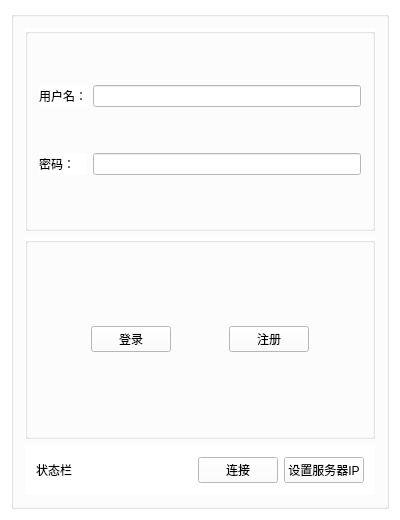
<?xml version="1.0" encoding="UTF-8"?>
<ui version="4.0">
 <class>LoginClass</class>
 <widget class="QWidget" name="LoginClass">
  <property name="geometry">
   <rect>
    <x>0</x>
    <y>0</y>
    <width>400</width>
    <height>520</height>
   </rect>
  </property>
  <property name="windowTitle">
   <string>登录界面</string>
  </property>
  <property name="windowIcon">
   <iconset resource="res.qrc">
    <normaloff>:/resource/loginIcon.png</normaloff>:/resource/loginIcon.png</iconset>
  </property>
  <property name="styleSheet">
   <string notr="true">background-color: rgb(255, 255, 255);</string>
  </property>
  <layout class="QHBoxLayout" name="horizontalLayout_2">
   <item>
    <widget class="QGroupBox" name="groupBox_2">
     <property name="title">
      <string/>
     </property>
     <layout class="QVBoxLayout" name="verticalLayout">
      <item>
       <widget class="QGroupBox" name="groupBox_3">
        <property name="title">
         <string/>
        </property>
        <layout class="QGridLayout" name="gridLayout">
         <item row="0" column="0">
          <widget class="QLabel" name="label">
           <property name="text">
            <string>用户名：</string>
           </property>
          </widget>
         </item>
         <item row="2" column="0">
          <widget class="QLabel" name="label_2">
           <property name="text">
            <string>密码：</string>
           </property>
          </widget>
         </item>
         <item row="0" column="1">
          <widget class="QLineEdit" name="username">
           <property name="echoMode">
            <enum>QLineEdit::Normal</enum>
           </property>
          </widget>
         </item>
         <item row="2" column="1">
          <widget class="QLineEdit" name="password">
           <property name="maximumSize">
            <size>
             <width>297</width>
             <height>16777215</height>
            </size>
           </property>
           <property name="echoMode">
            <enum>QLineEdit::Password</enum>
           </property>
          </widget>
         </item>
        </layout>
       </widget>
      </item>
      <item>
       <widget class="QGroupBox" name="groupBox_5">
        <property name="title">
         <string/>
        </property>
        <layout class="QHBoxLayout" name="horizontalLayout_3">
         <item>
          <spacer name="horizontalSpacer_3">
           <property name="orientation">
            <enum>Qt::Horizontal</enum>
           </property>
           <property name="sizeHint" stdset="0">
            <size>
             <width>35</width>
             <height>20</height>
            </size>
           </property>
          </spacer>
         </item>
         <item>
          <widget class="QPushButton" name="login">
           <property name="text">
            <string>登录</string>
           </property>
          </widget>
         </item>
         <item>
          <spacer name="horizontalSpacer_2">
           <property name="orientation">
            <enum>Qt::Horizontal</enum>
           </property>
           <property name="sizeHint" stdset="0">
            <size>
             <width>35</width>
             <height>20</height>
            </size>
           </property>
          </spacer>
         </item>
         <item>
          <widget class="QPushButton" name="reg">
           <property name="text">
            <string>注册</string>
           </property>
          </widget>
         </item>
         <item>
          <spacer name="horizontalSpacer">
           <property name="orientation">
            <enum>Qt::Horizontal</enum>
           </property>
           <property name="sizeHint" stdset="0">
            <size>
             <width>40</width>
             <height>20</height>
            </size>
           </property>
          </spacer>
         </item>
        </layout>
       </widget>
      </item>
      <item>
       <widget class="QWidget" name="widget" native="true">
        <property name="maximumSize">
         <size>
          <width>16777215</width>
          <height>50</height>
         </size>
        </property>
        <layout class="QVBoxLayout" name="verticalLayout_3">
         <item>
          <layout class="QHBoxLayout" name="horizontalLayout">
           <item>
            <widget class="QLabel" name="status">
             <property name="maximumSize">
              <size>
               <width>500</width>
               <height>20</height>
              </size>
             </property>
             <property name="text">
              <string>状态栏</string>
             </property>
            </widget>
           </item>
           <item>
            <spacer name="horizontalSpacer_5">
             <property name="orientation">
              <enum>Qt::Horizontal</enum>
             </property>
             <property name="sizeHint" stdset="0">
              <size>
               <width>40</width>
               <height>20</height>
              </size>
             </property>
            </spacer>
           </item>
           <item>
            <widget class="QPushButton" name="connect">
             <property name="minimumSize">
              <size>
               <width>75</width>
               <height>0</height>
              </size>
             </property>
             <property name="text">
              <string>连接</string>
             </property>
            </widget>
           </item>
           <item>
            <widget class="QPushButton" name="ipport">
             <property name="text">
              <string>设置服务器IP</string>
             </property>
            </widget>
           </item>
          </layout>
         </item>
        </layout>
       </widget>
      </item>
     </layout>
    </widget>
   </item>
  </layout>
 </widget>
 <layoutdefault spacing="6" margin="11"/>
 <resources>
  <include location="res.qrc"/>
 </resources>
 <connections/>
</ui>
